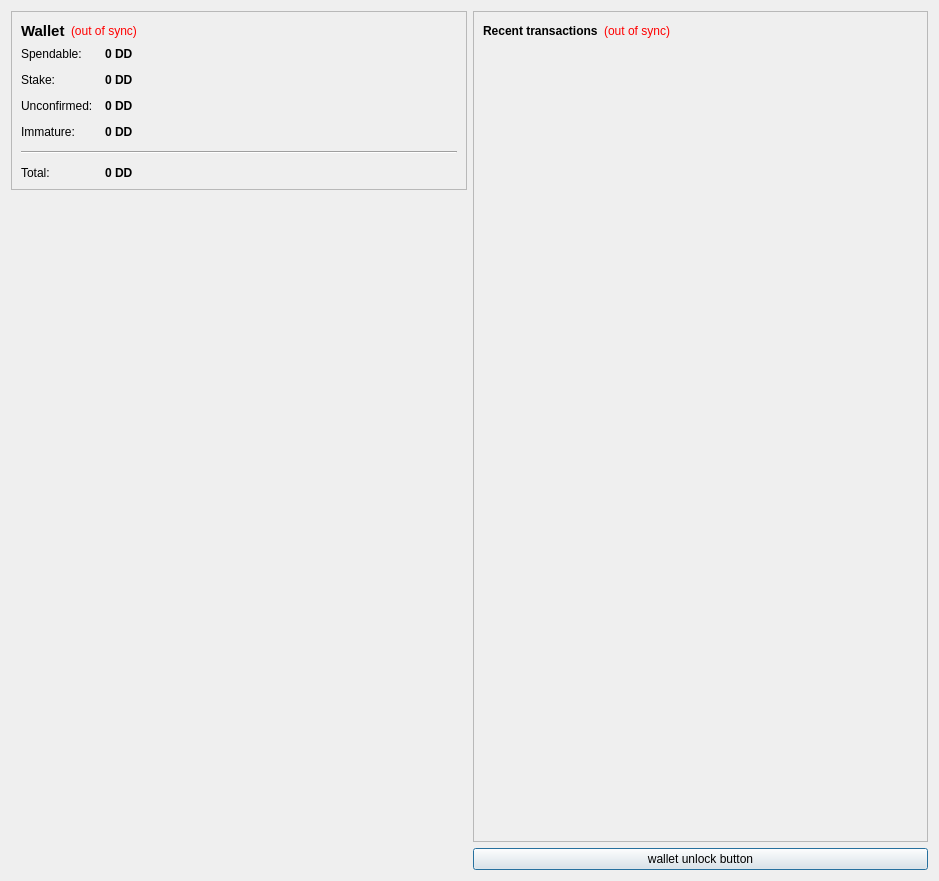
<?xml version="1.0" encoding="UTF-8"?>
<ui version="4.0">
 <class>OverviewPage</class>
 <widget class="QWidget" name="OverviewPage">
  <property name="geometry">
   <rect>
    <x>0</x>
    <y>0</y>
    <width>939</width>
    <height>881</height>
   </rect>
  </property>
  <property name="windowTitle">
   <string>Form</string>
  </property>
  <layout class="QHBoxLayout" name="horizontalLayout" stretch="0,0">
   <item>
    <layout class="QVBoxLayout" name="verticalLayout_2">
     <item>
      <widget class="QFrame" name="frame">
       <property name="frameShape">
        <enum>QFrame::StyledPanel</enum>
       </property>
       <property name="frameShadow">
        <enum>QFrame::Raised</enum>
       </property>
       <layout class="QVBoxLayout" name="verticalLayout_4">
        <item>
         <layout class="QHBoxLayout" name="horizontalLayout_4">
          <item>
           <widget class="QLabel" name="label_5">
            <property name="font">
             <font>
              <pointsize>11</pointsize>
              <weight>75</weight>
              <bold>true</bold>
             </font>
            </property>
            <property name="text">
             <string>Wallet</string>
            </property>
           </widget>
          </item>
          <item>
           <widget class="QLabel" name="labelWalletStatus">
            <property name="toolTip">
             <string>The displayed information may be out of date. Your wallet automatically synchronizes with the DogecoinDark network after a connection is established, but this process has not completed yet.</string>
            </property>
            <property name="styleSheet">
             <string notr="true">QLabel { color: red; }</string>
            </property>
            <property name="text">
             <string notr="true">(out of sync)</string>
            </property>
            <property name="alignment">
             <set>Qt::AlignLeading|Qt::AlignLeft|Qt::AlignVCenter</set>
            </property>
           </widget>
          </item>
          <item>
           <spacer name="horizontalSpacer_2">
            <property name="orientation">
             <enum>Qt::Horizontal</enum>
            </property>
            <property name="sizeHint" stdset="0">
             <size>
              <width>40</width>
              <height>20</height>
             </size>
            </property>
           </spacer>
          </item>
         </layout>
        </item>
        <item>
         <layout class="QFormLayout" name="formLayout_2">
          <property name="fieldGrowthPolicy">
           <enum>QFormLayout::AllNonFixedFieldsGrow</enum>
          </property>
          <property name="horizontalSpacing">
           <number>12</number>
          </property>
          <property name="verticalSpacing">
           <number>12</number>
          </property>
          <item row="0" column="0">
           <widget class="QLabel" name="label">
            <property name="text">
             <string>Spendable:</string>
            </property>
           </widget>
          </item>
          <item row="0" column="1">
           <widget class="QLabel" name="labelBalance">
            <property name="font">
             <font>
              <weight>75</weight>
              <bold>true</bold>
             </font>
            </property>
            <property name="cursor">
             <cursorShape>IBeamCursor</cursorShape>
            </property>
            <property name="toolTip">
             <string>Your current spendable balance</string>
            </property>
            <property name="text">
             <string notr="true">0 DD</string>
            </property>
            <property name="textInteractionFlags">
             <set>Qt::LinksAccessibleByMouse|Qt::TextSelectableByKeyboard|Qt::TextSelectableByMouse</set>
            </property>
           </widget>
          </item>
          <item row="1" column="0">
           <widget class="QLabel" name="label_6">
            <property name="text">
             <string>Stake:</string>
            </property>
           </widget>
          </item>
          <item row="1" column="1">
           <widget class="QLabel" name="labelStake">
            <property name="font">
             <font>
              <weight>75</weight>
              <bold>true</bold>
             </font>
            </property>
            <property name="cursor">
             <cursorShape>IBeamCursor</cursorShape>
            </property>
            <property name="toolTip">
             <string>Total of coins that was staked, and do not yet count toward the current balance</string>
            </property>
            <property name="text">
             <string notr="true">0 DD</string>
            </property>
            <property name="textInteractionFlags">
             <set>Qt::LinksAccessibleByMouse|Qt::TextSelectableByKeyboard|Qt::TextSelectableByMouse</set>
            </property>
           </widget>
          </item>
          <item row="2" column="0">
           <widget class="QLabel" name="label_3">
            <property name="text">
             <string>Unconfirmed:</string>
            </property>
           </widget>
          </item>
          <item row="2" column="1">
           <widget class="QLabel" name="labelUnconfirmed">
            <property name="font">
             <font>
              <weight>75</weight>
              <bold>true</bold>
             </font>
            </property>
            <property name="cursor">
             <cursorShape>IBeamCursor</cursorShape>
            </property>
            <property name="toolTip">
             <string>Total of transactions that have yet to be confirmed, and do not yet count toward the current balance</string>
            </property>
            <property name="text">
             <string notr="true">0 DD</string>
            </property>
            <property name="textInteractionFlags">
             <set>Qt::LinksAccessibleByMouse|Qt::TextSelectableByKeyboard|Qt::TextSelectableByMouse</set>
            </property>
           </widget>
          </item>
          <item row="3" column="0">
           <widget class="QLabel" name="labelImmatureText">
            <property name="text">
             <string>Immature:</string>
            </property>
           </widget>
          </item>
          <item row="3" column="1">
           <widget class="QLabel" name="labelImmature">
            <property name="font">
             <font>
              <weight>75</weight>
              <bold>true</bold>
             </font>
            </property>
            <property name="toolTip">
             <string>Mined balance that has not yet matured</string>
            </property>
            <property name="text">
             <string notr="true">0 DD</string>
            </property>
            <property name="textInteractionFlags">
             <set>Qt::LinksAccessibleByMouse|Qt::TextSelectableByKeyboard|Qt::TextSelectableByMouse</set>
            </property>
           </widget>
          </item>
          <item row="4" column="0" colspan="2">
           <widget class="Line" name="line">
            <property name="orientation">
             <enum>Qt::Horizontal</enum>
            </property>
           </widget>
          </item>
          <item row="5" column="0">
           <widget class="QLabel" name="labelTotalText">
            <property name="text">
             <string>Total:</string>
            </property>
           </widget>
          </item>
          <item row="5" column="1">
           <widget class="QLabel" name="labelTotal">
            <property name="font">
             <font>
              <weight>75</weight>
              <bold>true</bold>
             </font>
            </property>
            <property name="cursor">
             <cursorShape>IBeamCursor</cursorShape>
            </property>
            <property name="toolTip">
             <string>Your current total balance</string>
            </property>
            <property name="text">
             <string notr="true">0 DD</string>
            </property>
            <property name="textInteractionFlags">
             <set>Qt::LinksAccessibleByMouse|Qt::TextSelectableByKeyboard|Qt::TextSelectableByMouse</set>
            </property>
           </widget>
          </item>
         </layout>
        </item>
       </layout>
      </widget>
     </item>
     <item>
      <spacer name="verticalSpacer_4">
       <property name="orientation">
        <enum>Qt::Vertical</enum>
       </property>
       <property name="sizeHint" stdset="0">
        <size>
         <width>20</width>
         <height>40</height>
        </size>
       </property>
      </spacer>
     </item>
     <item>
      <widget class="QLabel" name="label_2">
       <property name="text">
        <string/>
       </property>
       <property name="pixmap">
        <pixmap resource="../bitcoin.qrc">:/images/Wallet_Logo</pixmap>
       </property>
       <property name="alignment">
        <set>Qt::AlignCenter</set>
       </property>
      </widget>
     </item>
     <item>
      <spacer name="verticalSpacer">
       <property name="orientation">
        <enum>Qt::Vertical</enum>
       </property>
       <property name="sizeHint" stdset="0">
        <size>
         <width>20</width>
         <height>40</height>
        </size>
       </property>
      </spacer>
     </item>
    </layout>
   </item>
   <item>
    <layout class="QVBoxLayout" name="verticalLayout_3">
     <item>
      <widget class="QFrame" name="frame_2">
       <property name="frameShape">
        <enum>QFrame::StyledPanel</enum>
       </property>
       <property name="frameShadow">
        <enum>QFrame::Raised</enum>
       </property>
       <layout class="QVBoxLayout" name="verticalLayout">
        <item>
         <layout class="QHBoxLayout" name="horizontalLayout_2">
          <item>
           <widget class="QLabel" name="label_4">
            <property name="text">
             <string>&lt;b&gt;Recent transactions&lt;/b&gt;</string>
            </property>
           </widget>
          </item>
          <item>
           <widget class="QLabel" name="labelTransactionsStatus">
            <property name="toolTip">
             <string>The displayed information may be out of date. Your wallet automatically synchronizes with the DogecoinDark network after a connection is established, but this process has not completed yet.</string>
            </property>
            <property name="styleSheet">
             <string notr="true">QLabel { color: red; }</string>
            </property>
            <property name="text">
             <string notr="true">(out of sync)</string>
            </property>
            <property name="alignment">
             <set>Qt::AlignRight|Qt::AlignTrailing|Qt::AlignVCenter</set>
            </property>
           </widget>
          </item>
          <item>
           <spacer name="horizontalSpacer">
            <property name="orientation">
             <enum>Qt::Horizontal</enum>
            </property>
            <property name="sizeHint" stdset="0">
             <size>
              <width>40</width>
              <height>20</height>
             </size>
            </property>
           </spacer>
          </item>
         </layout>
        </item>
        <item>
         <widget class="QListView" name="listTransactions">
          <property name="styleSheet">
           <string notr="true">QListView { background: transparent; }</string>
          </property>
          <property name="frameShape">
           <enum>QFrame::NoFrame</enum>
          </property>
          <property name="verticalScrollBarPolicy">
           <enum>Qt::ScrollBarAlwaysOff</enum>
          </property>
          <property name="horizontalScrollBarPolicy">
           <enum>Qt::ScrollBarAlwaysOff</enum>
          </property>
          <property name="selectionMode">
           <enum>QAbstractItemView::NoSelection</enum>
          </property>
         </widget>
        </item>
       </layout>
      </widget>
     </item>
     <item>
      <widget class="QPushButton" name="unlockWalletButton">
       <property name="sizePolicy">
        <sizepolicy hsizetype="Minimum" vsizetype="Fixed">
         <horstretch>0</horstretch>
         <verstretch>0</verstretch>
        </sizepolicy>
       </property>
       <property name="maximumSize">
        <size>
         <width>16777214</width>
         <height>16777214</height>
        </size>
       </property>
       <property name="toolTip">
        <string/>
       </property>
       <property name="text">
        <string>wallet unlock button</string>
       </property>
       <property name="checkable">
        <bool>false</bool>
       </property>
       <property name="autoDefault">
        <bool>false</bool>
       </property>
       <property name="default">
        <bool>true</bool>
       </property>
       <property name="flat">
        <bool>false</bool>
       </property>
      </widget>
     </item>
    </layout>
   </item>
  </layout>
 </widget>
 <resources>
  <include location="../bitcoin.qrc"/>
 </resources>
 <connections/>
</ui>
